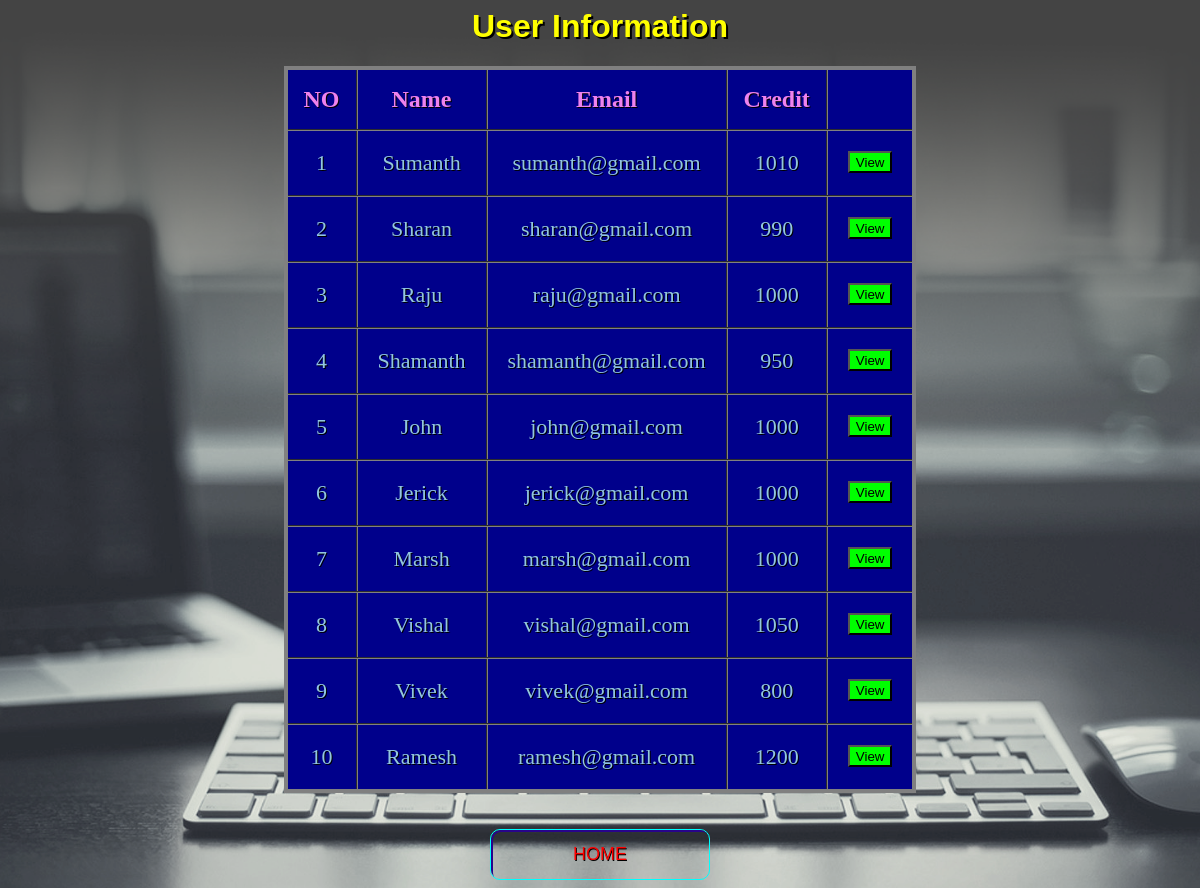
The app's page /getdetail.php with its own data.
### tables this page shows
CREATE TABLE `users` (
  `name` varchar(50) NOT NULL,
  `email` varchar(50) NOT NULL,
  `amount` double DEFAULT NULL
);

### getdetail.php (the view, shortened to what this page needs)
<?php
$con=mysqli_connect('localhost','root','','banking_system');
$q="select * from users ";
$result=mysqli_query($con,$q);
?>
<html>
<head>
   <link rel="stylesheet" href="button.css">
</head>
<body>
	<h1 style="color:yellow;text-shadow: 2px 2px black;">User Information</h1>
    <table class="flat-table-1">
		<thead>
			<th>NO</th>
			<th>Name</th>
			<th>Email</th>
			<th>Credit</th>
			<th></th>
		</thead>
		<tbody>
		<tr>
			<?php
				$row=mysqli_fetch_array($result);
			?>
			<td> 1</td>
			<td><?php echo  $row["name"]; ?></td>
			<td><?php echo  $row["email"]; ?></td>
			<td><?php echo  $row["amount"]; ?></td>
			<td>
				<form action="user.php" method="post"  class="view">
					<button class="button1" type="submit" name="name" value="Sumanth">View</button>
				</form>
			</td>
		</tr>
		<tr>
			<?php
				$row=mysqli_fetch_array($result);
			?>
			<td> 2</td>
			<td><?php echo  $row["name"]; ?></td>
			<td><?php echo  $row["email"]; ?></td>
			<td><?php echo  $row["amount"]; ?></td>
			<td>
				<form action="user.php" method="post" class="view">
					<button class="button1" type="submit" name="name" value="Sharan">View</button>
				</form>
			</td>
		</tr>
        <tr>
			<?php
				$row=mysqli_fetch_array($result);
			?>
			<td> 3</td>
			<td><?php echo  $row["name"]; ?></td>
			<td><?php echo  $row["email"]; ?></td>
			<td><?php echo  $row["amount"]; ?></td>
			<td>
				<form action="user.php" method="post" class="view">
					<button class="button1" type="submit" name="name" value="Raju">View</button>
				</form>
			</td>
		</tr>
        <tr>
			<?php
				$row=mysqli_fetch_array($result);
			?>
			<td> 4</td>
			<td><?php echo  $row["name"]; ?></td>
			<td><?php echo  $row["email"]; ?></td>
			<td><?php echo  $row["amount"]; ?></td>
			<td>
				<form action="user.php" method="post" class="view">
					<button class="button1" type="submit" name="name" value="Shamanth">View</button>
				</form>
			</td>
        </tr>
        <tr>
			<?php
				$row=mysqli_fetch_array($result);
			?>
			<td> 5</td>
			<td><?php echo  $row["name"]; ?></td>
			<td><?php echo  $row["email"]; ?></td>
			<td><?php echo  $row["amount"]; ?></td>
			<td>
				<form action="user.php" method="post" class="view">
					<button class="button1" type="submit" name="name" value="John">View</button>
				</form>
			</td>
		</tr>
        <tr>
			<?php
				$row=mysqli_fetch_array($result);
			?>
			<td> 6</td>
			<td><?php echo  $row["name"]; ?></td>
			<td><?php echo  $row["email"]; ?></td>
			<td><?php echo  $row["amount"]; ?></td>
			<td>
				<form action="user.php" method="post" class="view">
					<button class="button1" type="submit" name="name" value="Jerick">View</button>
				</form>
			</td>
        </tr>
        <tr>
			<?php
				$row=mysqli_fetch_array($result);
			?>
			<td> 7</td>
			<td><?php echo  $row["name"]; ?></td>
			<td><?php echo  $row["email"]; ?></td>
			<td><?php echo  $row["amount"]; ?></td>
			<td>
				<form action="user.php" method="post" class="view">
					<button class="button1"type="submit" name="name" value="Marsh">View</button>
				</form>
			</td>
		</tr>
        <tr>
			<?php
				$row=mysqli_fetch_array($result);
			?>
			<td> 8</td>
			<td><?php echo  $row["name"]; ?></td>
			<td><?php echo  $row["email"]; ?></td>
			<td><?php echo  $row["amount"]; ?></td>
			<td>
				<form action="user.php" method="post" class="view">
					<button class="button1"type="submit" name="name" value="Vishal">View</button>
				</form>
			</td>
		</tr>
        <tr>
			<?php
				$row=mysqli_fetch_array($result);
			?>
			<td> 9</td>
			<td><?php echo  $row["name"]; ?></td>
			<td><?php echo  $row["email"]; ?></td>
			<td><?php echo  $row["amount"]; ?></td>
			<td>
				<form action="user.php" method="post" class="view">
					<button class="button1"type="submit" name="name" value="Vivek">View</button>
				</form>
			</td>
        </tr>
        <tr>
			<?php
				$row=mysqli_fetch_array($result);
			?>
			<td> 10</td>
			<td><?php echo  $row["name"]; ?></td>
			<td><?php echo  $row["email"]; ?></td>
			<td><?php echo  $row["amount"]; ?></td>
			<td>
				<form action="user.php" method="post" class="view">
					<button class="button1"type="submit" name="name" value="Ramesh">View</button>
				</form>
			</td>
		</tr>
		</tbody>
	</table><br><br>
<div class="buttons">
	<a href="index.php">
    <button class="glow-on-hover">HOME</button>
	</a>
</div>
</body>
</html>

### button.css (style rules this page uses)
.glow-on-hover { width: 220px; height: 51px; outline: none; color: red; font-size:18px; background:transparent; text-shadow: 0.7px 0.7px black; overflow: hidden; cursor: pointer; position: relative; z-index: 0; border-radius: 10px; border: 1px solid #00FFFF; }
.glow-on-hover:before { content: ''; background: linear-gradient(45deg, #ff0000, #ff7300, #fffb00, #48ff00, #00ffd5, #002bff, #7a00ff, #ff00c8, #ff0000); position: absolute; top: -2px; left:-2px; background-size: 400%; z-index: -1; filter: blur(5px); width: calc(100% + 4px); height: calc(100% + 4px); animation: glowing 20s linear infinite; opacity: 0; transition: opacity .3s ease-in-out; border-radius: 10px; }
.glow-on-hover:after { z-index: -1; content: ''; position: absolute; width: 100%; height: 100%; left: 0; top: 0; border-radius: 10px; border: 2px solid #28048a; background:transparent; }

### getdetail.php (style rules this page uses)
body { text-align:center; }
.flat-table-1 { background: #00008b; }
h1 { font-family: Arial, Times, serif; }
table { text-align:center; margin-left: auto; margin-right: auto; border:4px solid gray; border-collapse:collapse; }
th { color:violet; font-size:24px; padding:16px; }
td { text-align:center; font-size:22px; color: #92c6df; padding: 0px 20px 0px 20px; }
tr { transition: background 0.3s, box-shadow 0.3s; }
th,td { border-collapse:collapse; border:2px groove gray; text-shadow: 1px 1px black; }
.button1 { background-color:lime; text-align:center; padding-top:2px; }
.view { top:50%; padding-top:20px; text-align:center; }
body { background-image:url("images/Website-Design-Background.png"); background-position: center; background-repeat: no-repeat; background-size: cover; }

### records on screen
users: name "Sumanth", email "sumanth@gmail.com", amount "1010"
users: name "Sharan", email "sharan@gmail.com", amount "990"
users: name "Raju", email "raju@gmail.com", amount "1000"
users: name "Shamanth", email "shamanth@gmail.com", amount "950"
users: name "John", email "john@gmail.com", amount "1000"
users: name "Jerick", email "jerick@gmail.com", amount "1000"
users: name "Marsh", email "marsh@gmail.com", amount "1000"
users: name "Vishal", email "vishal@gmail.com", amount "1050"
users: name "Vivek", email "vivek@gmail.com", amount "800"
users: name "Ramesh", email "ramesh@gmail.com", amount "1200"
